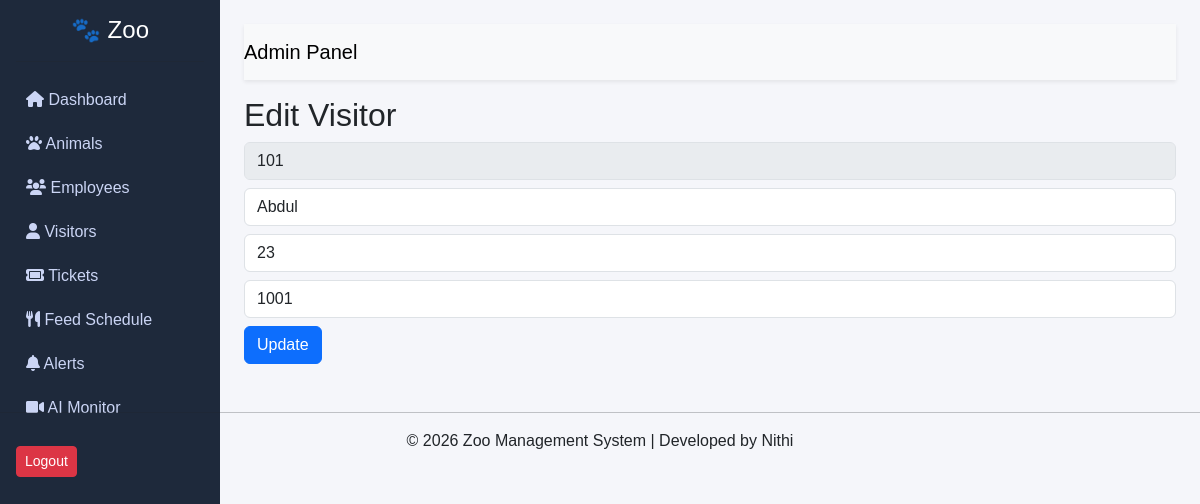
/edit_visitor/101, run on the app's committed database.
### tables this page shows
CREATE TABLE visitors (
            visitor_id TEXT PRIMARY KEY,
            name TEXT,
            age INTEGER,
            ticket_id TEXT
        );

### app.py (the view, shortened to what this page needs)
@app.route('/edit_visitor/<id>', methods=['GET', 'POST'])
def edit_visitor(id):
    visitor = zoo_db.get_visitor(id)
    return render_template('edit_visitor.html', visitor=visitor)

### zoo_database.py (called while the page is built)
    def get_visitor(self, visitor_id):
        self.cursor.execute("SELECT * FROM visitors WHERE visitor_id=?", (visitor_id,))
        return self.cursor.fetchone()

### templates/edit_visitor.html
{% extends "base.html" %}
{% block content %}
<h2>Edit Visitor</h2>
<form method="POST">
    <input class="form-control mb-2" value="{{ visitor[0] }}" disabled>
    <input type="text" name="name" class="form-control mb-2" value="{{ visitor[1] }}">
    <input type="number" name="age" class="form-control mb-2" value="{{ visitor[2] }}">
    <input type="text" name="ticket_id" class="form-control mb-2" value="{{ visitor[3] }}">
    <button class="btn btn-primary">Update</button>
</form>
{% endblock %}

### static/style.css (style rules this page uses)
body { margin: 0; font-family: Arial, sans-serif; background-color: #f5f6fa; }

### data on the page
visitors: visitor_id "101", name "Abdul", age "23", ticket_id "1001"
